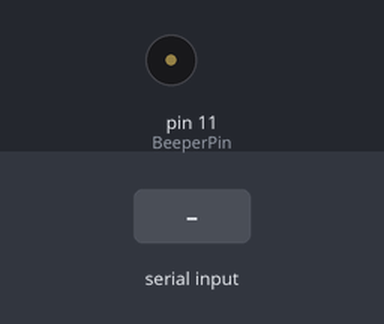
The sketch below on a simulated Arduino Uno, built with avr-gcc and run on an emulated ATmega328P. Shown: buzzer (waves = sounding). The test bench sets the inputs (shaded band). What the sketch prints to the serial monitor is not drawn.

Above: at 1.3 s.
1.4 s: byte 30 received over Serial
At 2.6 s:
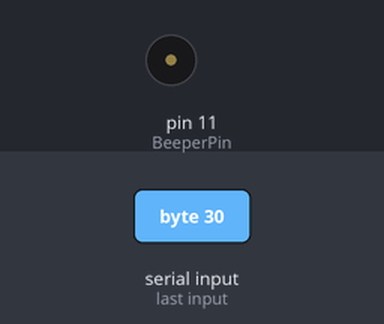
2.9 s: byte 90 received over Serial
At 4.0 s:
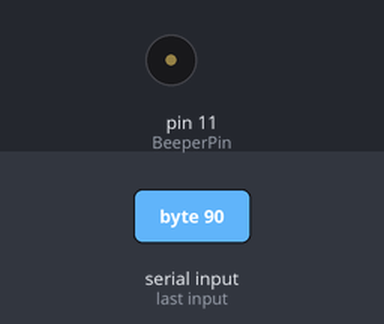
4.4 s: byte 120 received over Serial
At 5.1 s:
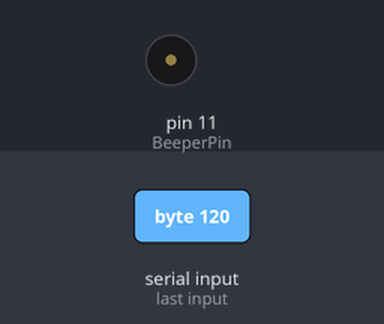
Timing chart, 0 to 7.4 s (numbered marks = the images above; inputs shaded):
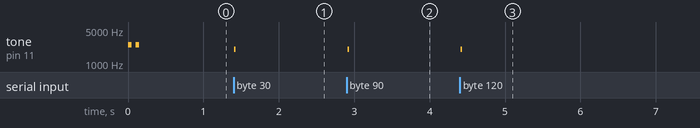

The sketch:

Barcode.ino
```cpp
// Arduino Shields Barcode Shield demo code
// www.arduino.com.au
// v1.00 11-Oct-2011 - first version
// v1.01 18-Oct-2011 - add startup serial print title
// tested on Arduino Uno,Mega
// v1.02 11-Nov-12 Unplug barcode shield to allow for upload

const int BeeperPin = 11;      // piezo beeper pin
byte serialin; // Serial data read in
byte linefeed=0; // for appending a linfeed so each barcode is on a new line


void setup() // standard arduino setup initializing loop
{
  pinMode(BeeperPin, OUTPUT);   // initialize Beeper output
  tone(BeeperPin,2500,50); // beep at 2.5kHz for 20ms
  delay(100);
  tone(BeeperPin,2500,50); // beep at 2.5kHz for 20ms
  Serial.begin(9600); // initialize the serial communication to 9600 baud
  Serial.println("Barcode Shield for Arduino v1.02"); // startup title
  Serial.println("www.arduino.com.au"); // website address
}

// Note that the barcode is aimed and triggered by a hardware switch
void loop() // standard arduino loop
{
  while (Serial.available()) {   // check for data from barcode scanner
    serialin = Serial.read(); // read in barcode character at 9600 baud
    Serial.write(serialin);
    delay(10); // allow 1ms delay for next barcode character to be scanned in
    linefeed = 1; // set so that whole barcode has a linefeed appended
  }

  if (linefeed>0) { // barcode has been full received
    linefeed = 0;
    tone(BeeperPin,2000,20); // beep at 2.5kHz for 20ms
    Serial.print("\n\r"); // send out a linefeed to separate barcodes
  }
}
```

Measured:
- after the input at 1.4 s, tone on pin 11 (BeeperPin): silent → 2000 Hz at once, → silent 0.02 s later
- after the input at 2.9 s, tone on pin 11 (BeeperPin): silent → 2000 Hz at once, → silent 0.02 s later
- after the input at 4.4 s, tone on pin 11 (BeeperPin): silent → 2000 Hz at once, → silent 0.02 s later
- by itself, tone on pin 11 (BeeperPin): alternates 2500 Hz for 0.05 s and silent for 0.05 s, 4 changes in all, then stays silent
